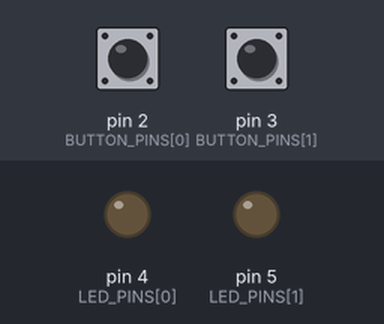
The sketch below on a simulated Arduino Uno, built with avr-gcc and run on an emulated ATmega328P. On the bench: output pins drawn as LEDs (lit = HIGH). The test bench sets the inputs (shaded band); at power-on: pin 2 (BUTTON_PINS[0]) LOW, pin 3 (BUTTON_PINS[1]) HIGH.

Above: at 1.2 s.
1.3 s: pin 2 (BUTTON_PINS[0]) pulled HIGH for 0.15 s
At 1.6 s:
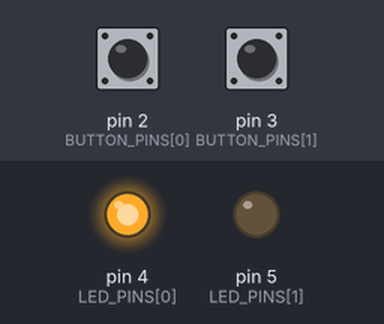
2.9 s: pin 3 (BUTTON_PINS[1]) pulled LOW for 0.15 s
At 4.0 s:
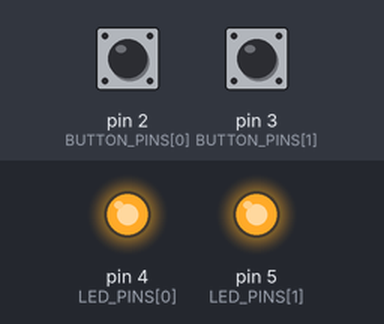
4.5 s: pin 2 (BUTTON_PINS[0]) pulled HIGH for 1 s
At 5.3 s:
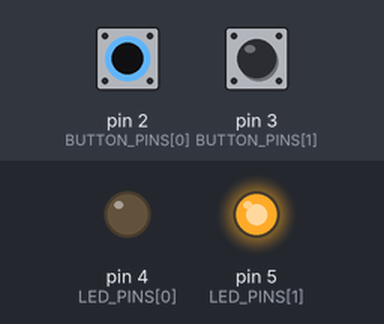
7.0 s: pin 2 (BUTTON_PINS[0]) pulled HIGH for 3.2 s
At 8.4 s:
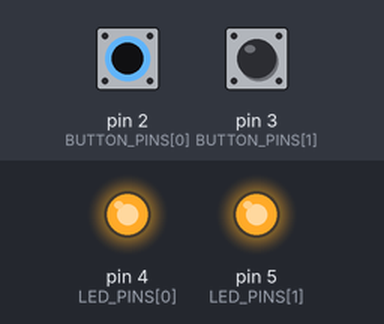
11.7 s: pin 3 (BUTTON_PINS[1]) pulled LOW for 1 s
At 13.2 s:
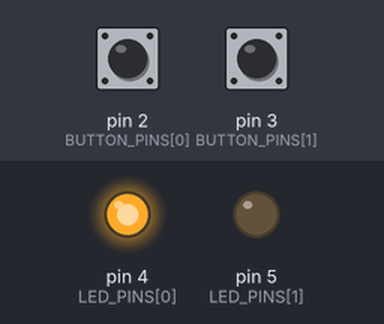
Timing chart, 0 to 14.7 s (numbered marks = the images above; inputs shaded):
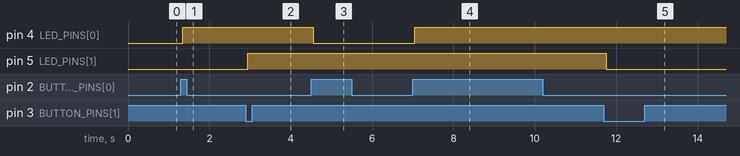

Measured:
- after the input at 1.3 s, pin 4 (LED_PINS[0]): LOW → HIGH after 0.05 s
- after the input at 2.9 s, pin 5 (LED_PINS[1]): LOW → HIGH after 0.05 s
- after the input at 4.5 s, pin 4 (LED_PINS[0]): HIGH → LOW after 0.05 s
- after the input at 7.0 s, pin 4 (LED_PINS[0]): LOW → HIGH after 0.05 s
- after the input at 11.7 s, pin 5 (LED_PINS[1]): HIGH → LOW after 0.05 s

The sketch:

sketch.ino
```cpp
// 2 nút bấm bật/tắt 2 LED – Arduino Uno
// Mạch (đọc từ ảnh Tinkercad, linh kiện đếm từ trái sang phải trên breadboard):
//   Nút 1 -> chân 2: một chân -> chân 2 và qua điện trở kéo xuống -> GND, chân kia -> 5V
//                    => nhả = LOW, nhấn = HIGH
//   Nút 2 -> chân 3: một chân -> chân 3, chân kia -> GND, không điện trở
//                    => dùng INPUT_PULLUP: nhả = HIGH, nhấn = LOW
//   LED đỏ  : chân dương -> chân 4, chân âm -> điện trở -> GND
//   LED xanh: chân dương -> chân 5, chân âm -> điện trở -> GND
//   5V và GND của Arduino -> hàng + và hàng - dưới cùng của breadboard
//
// Hoạt động:
//   Nhấn nút 1: LED đỏ đổi trạng thái (đang tắt thì bật, đang bật thì tắt)
//   Nhấn nút 2: LED xanh đổi trạng thái
//   Chỉ tính lúc nhấn xuống, giữ nút không làm đèn đổi nữa. Mới bật nguồn hai LED đều tắt.

// ===== Thông số chỉnh được =====
const uint8_t BUTTON_PINS[] = {2, 3};        // nút 1, nút 2
const uint8_t LED_PINS[]    = {4, 5};        // LED đỏ (nút 1 bật/tắt), LED xanh (nút 2 bật/tắt)
const int PRESSED[]         = {HIGH, LOW};   // mức đọc được khi nhấn từng nút:
                                             //   HIGH: nút có điện trở kéo xuống GND, chân kia lên 5V
                                             //   LOW : nút nối thẳng chân <-> GND, code tự dùng INPUT_PULLUP
const unsigned long DEBOUNCE_MS = 50;        // thời gian lọc nhiễu nút bấm

const uint8_t BUTTON_COUNT = sizeof(BUTTON_PINS) / sizeof(BUTTON_PINS[0]);   // mỗi nút một LED

bool ledOn[BUTTON_COUNT];                    // LED của nút b đang sáng hay tắt
int  lastReading[BUTTON_COUNT];              // giá trị đọc thô lần trước
int  stableState[BUTTON_COUNT];              // trạng thái nút đã lọc nhiễu
unsigned long lastChangeMs[BUTTON_COUNT];    // thời điểm tín hiệu thô đổi gần nhất

void setup() {
  for (uint8_t b = 0; b < BUTTON_COUNT; b++) {
    pinMode(LED_PINS[b], OUTPUT);
    ledOn[b] = false;
    digitalWrite(LED_PINS[b], LOW);
    pinMode(BUTTON_PINS[b], PRESSED[b] == HIGH ? INPUT : INPUT_PULLUP);
    lastReading[b] = stableState[b] = (PRESSED[b] == HIGH) ? LOW : HIGH;   // coi như đang nhả
    lastChangeMs[b] = 0;
  }
}

void loop() {
  unsigned long now = millis();
  for (uint8_t b = 0; b < BUTTON_COUNT; b++) {
    int reading = digitalRead(BUTTON_PINS[b]);

    // Tín hiệu vừa thay đổi -> bắt đầu đếm lại thời gian chờ ổn định
    if (reading != lastReading[b]) {
      lastChangeMs[b] = now;
      lastReading[b] = reading;
    }

    // Tín hiệu đã ổn định đủ lâu và khác trạng thái cũ -> chấp nhận thay đổi
    if ((now - lastChangeMs[b]) > DEBOUNCE_MS && reading != stableState[b]) {
      stableState[b] = reading;
      if (stableState[b] == PRESSED[b]) {          // chỉ tính lúc nhấn, bỏ qua lúc nhả
        ledOn[b] = !ledOn[b];
        digitalWrite(LED_PINS[b], ledOn[b] ? HIGH : LOW);
      }
    }
  }
}
```
